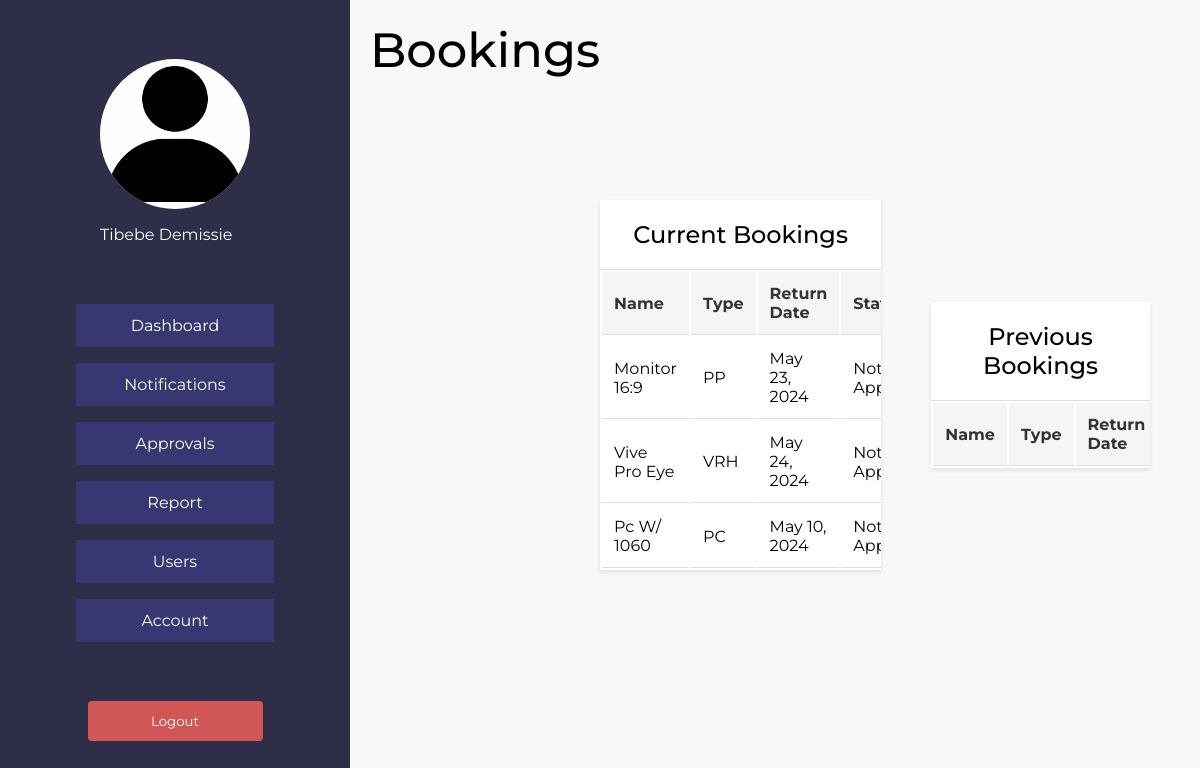
The page /booking_history/ (signed in) on the database its author committed.
### Bookings/models.py (models this page shows)
class Booking(models.Model):
    from_date = models.DateField(default=datetime.now)
    return_date = models.DateField()
    approved = models.BooleanField()
    returned = models.BooleanField()
    user = models.ForeignKey(User, on_delete=models.CASCADE)
    equipment = models.ForeignKey(Equipment, on_delete = models.CASCADE)
    admin = models.ForeignKey(Admin, on_delete = models.SET_NULL, related_name="approved_by", null=True)
    equipment = models.ForeignKey(Equipment, on_delete = models.CASCADE)
    reason = models.TextField(default="")

class Equipment(models.Model):
    type_choices= [('PC', 'PC/Laptop'), ('VRH', 'VR Headset'), ('CS', 'Camera/Sensors'), ('PP', 'PC Peripherals'), ('Furn', 'Furniture'), ('Trip', 'Tripod'), ('Oth', 'Other'), ('VRC', 'VR Controller'), ('PT', 'Phones/Tablets'), ('PCBL', 'Power/Cable')]
    status_choices = (
        ("Pend", "Pending"),
        ("Avail", "Available"),
        ("Decom", "Decommisioned"),
        ("Unavail", "Unavailable"),
        ("Loan", "On Loan"),
        ("Repair", "Repairing")
    )
    name = models.CharField(max_length = 100)
    type = models.CharField(max_length = 25, choices = type_choices )
    location = models.CharField(max_length = 50)
    status = models.CharField(max_length = 15, choices = status_choices)
    quantity = models.IntegerField()
    last_audit = models.DateField()
    comment =  models.TextField()

### Bookings/views.py (the view)
# urls.py: path('booking_history/', booking_history_view, name='booking_history'),
def booking_history_view(request):
    current_bookings = Booking.objects.filter(user=request.user, returned=False)
    previous_bookings = Booking.objects.filter(user=request.user, returned=True)
    context = {
        'current_bookings': current_bookings,
        'previous_bookings': previous_bookings
    }
    return render(request, 'Bookings/booking_history.html', context)

### Bookings/templates/Bookings/booking_history.html (shortened to what this page needs)
{%extends 'Bookings/base_main.html'%} {% block content %}
<html lang="en">
<head>
</head>
<body>
    <h1 class="heading">Bookings</h1>
    <div class="table-container">
    <h2>Current Bookings</h2>
    <table>
        <thead>
            <tr>
                <th>Name</th>
                <th>Type</th>
                <th>Return Date</th>
                <th>Status</th>
            </tr>
        </thead>
        <tbody>
            {% for booking in current_bookings %}
            <tr>
                <td>{{ booking.equipment.name }}</td>
                <td>{{ booking.equipment.type }}</td>
                <td>{{ booking.return_date }}</td>
                <td>{% if booking.approved == 0 %}Not Approved{% else %}Approved{% endif %}</td>
            </tr>
            {% endfor %}
        </tbody>
    </table>
</div>
<div class="table-container">
    <h2>Previous Bookings</h2>
    <table>
        <thead>
            <tr>
                <th>Name</th>
                <th>Type</th>
                <th>Return Date</th>
            </tr>
        </thead>
    </table>
</div>
</body>
</html>
{% endblock content %}

### Bookings/static/Bookings/root.css (style rules this page uses)
* { padding: 0px; margin: 0px; box-sizing: border-box; font-family: "Montserrat", "Saira", sans-serif; }
:root { --primary-bg: #2e2e48; --bright: #794bff; --gray: #666666; --gray-light: #66666680; --button: #373771; --error: #d15757; --accent: #57c2d1; --success: #61d295; --white: #ffffff; --sidebar: 350px; }

### Bookings/static/Bookings/navigation.css (style rules this page uses)
body { height: 100vh; display: flex; }

### Bookings/templates/Bookings/booking_history.html (style rules this page uses)
body { font-family: "Montserrat", "Saira", sans-serif; margin: 0; padding: 0; background-color: #f8f8f8; }
.heading { text-align: center; margin-bottom: 700px; margin-left: 20px; font-size: 3rem; font-weight: 500; }
.table-container { margin-bottom: 30px; margin-right: 50px; background-color: #fff; box-shadow: 0 2px 4px rgba(0, 0, 0, 0.1); overflow: auto; max-height: 525px; }
.table-container h2 { text-align: center; margin: 0; padding: 20px; font-weight: 500; border-bottom: 1px solid #ddd; }
.table-container table th, .table-container table td { padding: 12px; text-align: left; border-bottom: 1px solid #ddd; }
table th { background-color: #f5f5f5; font-weight: bold; color: #333; }

### rows shown on the page
Booking: equipment.name "Monitor 16:9", equipment.type "PP", return_date "May 23, 2024", approved "Not Approved"
Booking: equipment.name "Vive Pro Eye", equipment.type "VRH", return_date "May 24, 2024", approved "Not Approved"
Booking: equipment.name "Pc W/ 1060", equipment.type "PC", return_date "May 10, 2024", approved "Not Approved"
